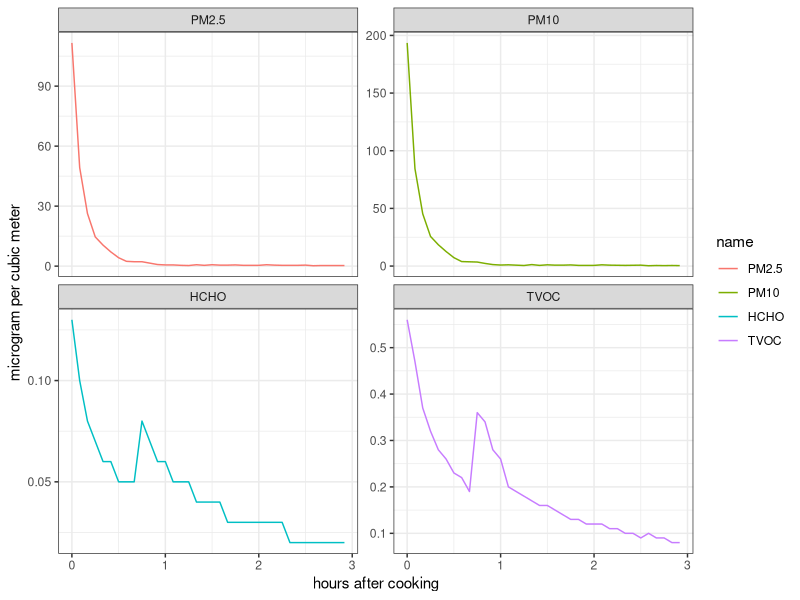
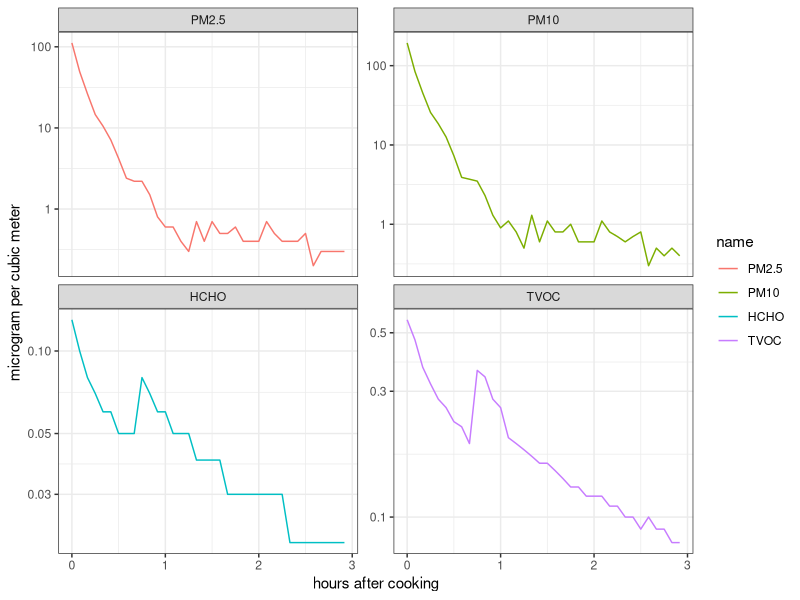
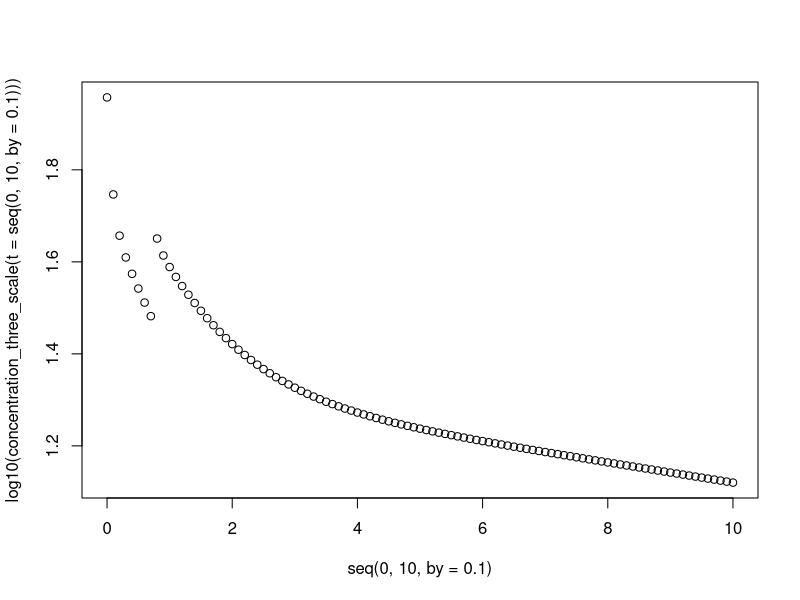
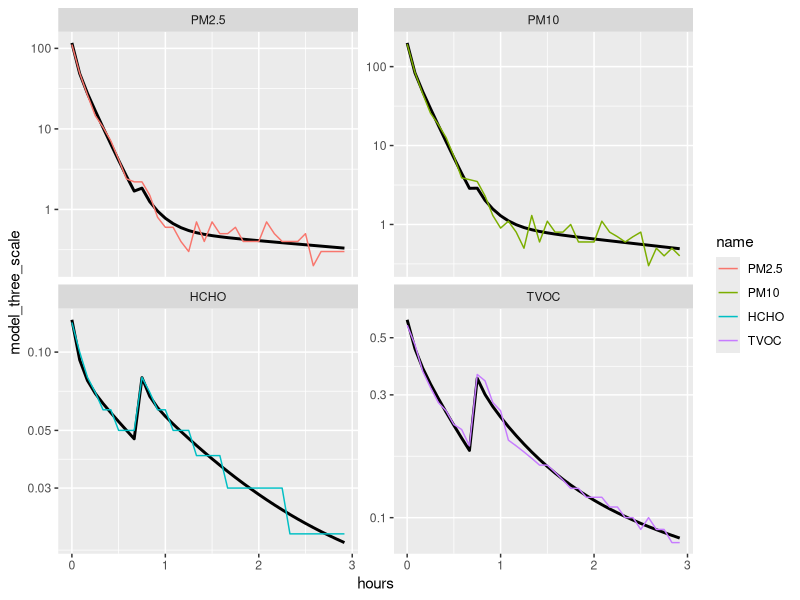
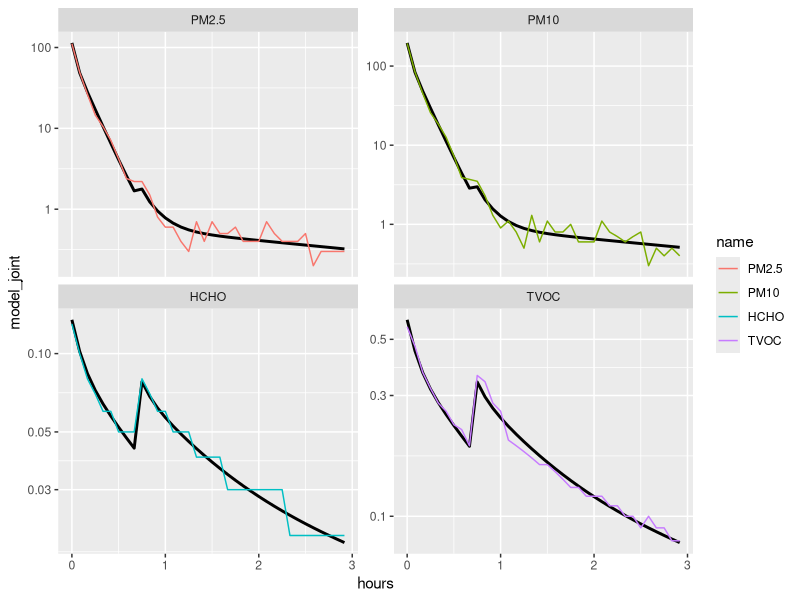
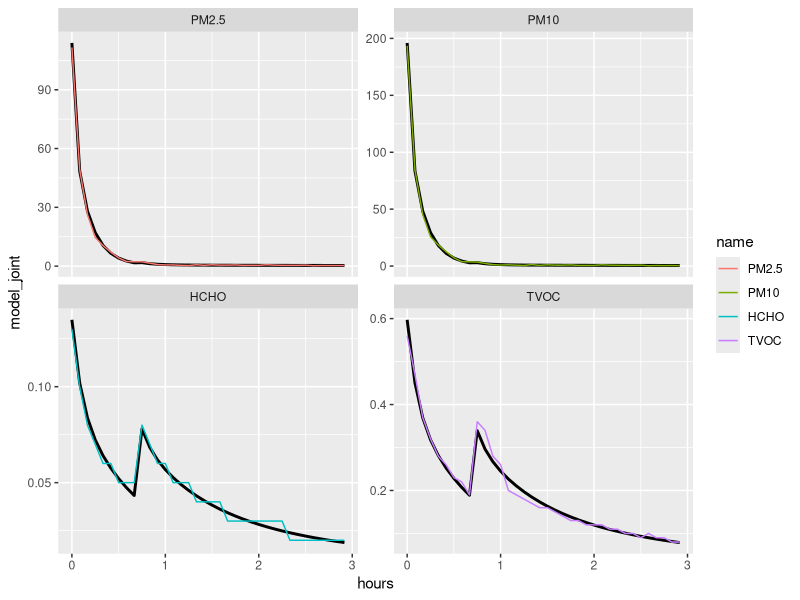
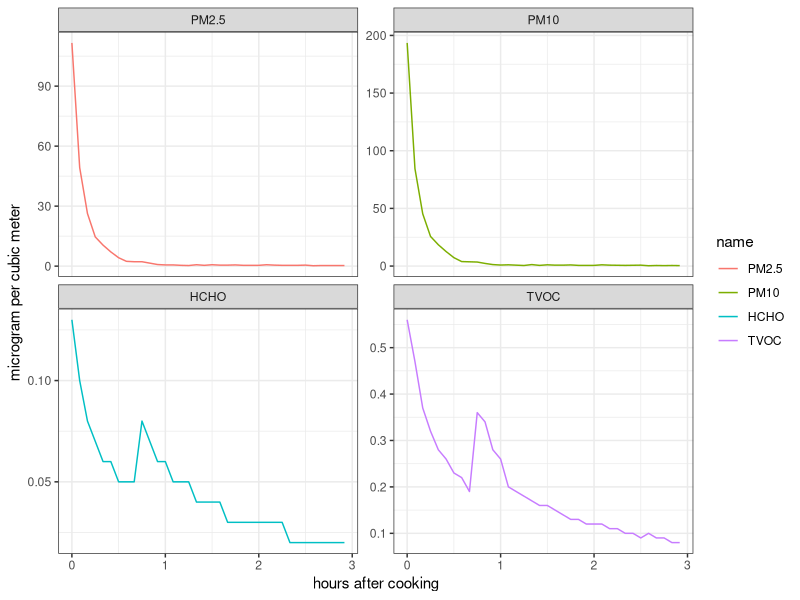
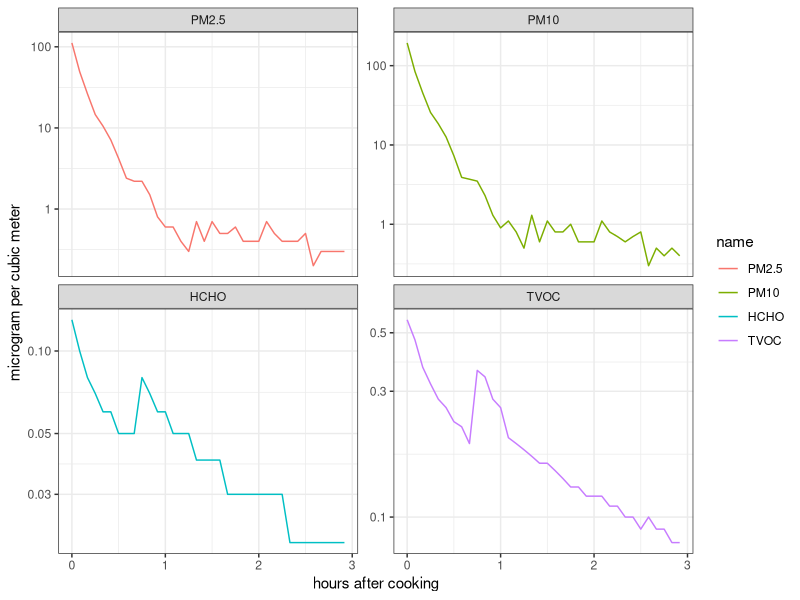

Source code (R) for these figures, in order:
# smashburger IAQ

library(tidyverse)
library(lubridate)
library(minpack.lm)

d = read_csv('smashburger_IAQ_20230305.csv') %>%
  mutate(DATE=as.POSIXct(DATE,format="%m/%d/%Y %H:%M",tz=Sys.timezone())) %>%
  select(DATE,PM2.5,PM10,HCHO,TVOC) %>%
  pivot_longer(-DATE) %>%
  mutate(hours=as.numeric(DATE-min(DATE))/3600) %>%
  mutate(name=factor(name,levels=c('PM2.5','PM10','HCHO','TVOC'))) %>%
  arrange(name) %>%
  filter(hours<3)

ggplot(d) +
  geom_line(aes(x=hours,y=value,group=name,color=name)) +
  facet_wrap('name',scale='free_y') +
  theme_bw() +
  xlab('hours after cooking') +
  ylab('microgram per cubic meter')
ggsave('concentration_vs_time.png',width = 6,height=4)

ggplot(d) +
  geom_line(aes(x=hours,y=value,group=name,color=name)) +
  facet_wrap('name',scale='free_y') +
  theme_bw() +
  xlab('hours after cooking') +
  ylab('microgram per cubic meter') +
  scale_y_continuous(trans='log10')
ggsave('log10_concentration_vs_time.png',width = 6,height=4)




concentration = function(t=seq(0,2,by=0.05),ACH,C0,S){
  Ct = (C0- S/ACH) * exp(-t*ACH) + S/ACH
  return(Ct)
}

concentration_two_scale = function(t=seq(0,2,by=0.05),ACH=8,C0=200,S=20,lambda_slow=0.5){
  Ct = (C0- S*exp(-t*lambda_slow)/ACH) * exp(-t*ACH) + S*exp(-t*lambda_slow)/ACH
  return(Ct)
}

concentration_three_scale = function(t=seq(0,2,by=0.05),ACH=1,C0=100,S=20,lambda_slow=0.05,
                                     f1=0.5,lambda_fast=15,
                                     E=0.1,te=0.75){

  Ct = (C0- S*exp(-t*lambda_slow)/ACH) * ((1-f1)*exp(-t*ACH)+f1*exp(-t*lambda_fast)) + S*exp(-t*lambda_slow)*((1-f1)/ACH+f1/lambda_fast)

  Et = E*(C0- S*exp(-(t-te)*lambda_slow)/ACH) * ((1-f1)*exp(-(t-te)*ACH)+f1*exp(-(t-te)*lambda_fast)) + S*exp(-(t-te)*lambda_slow)*((1-f1)/ACH+f1/lambda_fast)
  Et[t<te]=0
  Ct=Ct+Et

  return(Ct)
}
plot(seq(0,10,by=0.1),log10(concentration_three_scale(t=seq(0,10,by=0.1))))


d$model=as.numeric(NA)
params=matrix(NA,nrow=4,ncol=3)
rownames(params)= unique(d$name)
colnames(params)= c('ACH','peak','source')

d$model_two_scale=as.numeric(NA)
params_two_scale=matrix(NA,nrow=4,ncol=4)
rownames(params_two_scale)= unique(d$name)
colnames(params_two_scale)= c('ACH','C0','source','lambda_slow')

d$model_three_scale=as.numeric(NA)
params_three_scale=matrix(NA,nrow=4,ncol=7)
rownames(params_three_scale)= unique(d$name)
colnames(params_three_scale)= c('ACH','C0','source','lambda_slow','f1','lambda_fast','event')


for( name in levels(d$name)){
  idx = d$name==name
  tmp=d[idx,]

  m = nlsLM(value~concentration(t=hours,ACH,C0,S),
          start=list(ACH=1,C0=max(tmp$value),S=min(tmp$value)),
          data=tmp)
  d$model[idx]=predict(m)
  params[name==unique(d$name),]=coef(m)

  m2 = nlsLM(value~concentration_two_scale(t=hours,ACH,C0,S,lambda_slow),
           start=list(ACH=1,C0=max(tmp$value),S=min(tmp$value),lambda_slow=0.1),
           data=tmp,
           lower=c(1,0,0,0),
           upper=c(Inf,Inf,Inf,1))
  d$model_two_scale[idx]=predict(m2)
  params_two_scale[name==unique(d$name),]=coef(m2)

  m3 = nlsLM(log(value)~log(concentration_three_scale(t=hours,ACH,C0,S,lambda_slow,f1,lambda_fast,E)),
             start=list(ACH=6,C0=max(tmp$value),S=min(tmp$value),lambda_slow=0.3,f1=0.5,lambda_fast=25,E=0.1),
             data=tmp,
             lower=c(0.5,0,0,0,0,15,0),
             upper=c(15,Inf,Inf,1,1,Inf,0.5),
             control=nls.lm.control(maxiter=100))
  params_three_scale[name==unique(d$name),]=coef(m3)
  d$model_three_scale[idx]=exp(predict(m3))

}

params
params_two_scale # I'm not sure why this isn't fitting reasonably, but whatever, the harder one works!
params_three_scale

ggplot(d) +
  # geom_line(aes(x=hours,y=model,group=name,color=name),size=1,linetype='dashed') +
  # geom_line(aes(x=hours,y=model_two_scale,group=name,color=name),size=1,linetype='solid') +
  geom_line(aes(x=hours,y=model_three_scale,group=name),size=1,linetype='solid') +
  geom_line(aes(x=hours,y=value,group=name,color=name)) +
  facet_wrap('name',scale='free_y') +
  scale_y_continuous(trans='log10')

# sunday's daily average PM2.5 was 4.7 mu-g/m3
# ach into the house is 1/3 per hour it looks like.

joint_model = function(t=d$hours[d$name=='PM2.5'],te=0.75,
                       lambda_slow=0.05,
                       f1=0.5,
                       lambda_fast_PM=25,
                       lambda_fast_VO=6,
                       ACH_PM=1,ACH_VO=1,
                       C0_pm2=100,S_pm2=2,E_pm=0.1,
                       C0_pm10=200,S_pm10=5,
                       C0_hcho=20,S_hcho=2,E_vo=0.5,
                       C0_tvoc=30,S_tvoc=10
                       ){

  model=c(concentration_three_scale(t,ACH=ACH_PM,lambda_slow = lambda_slow,f1=f1,lambda_fast = lambda_fast_PM,
                                    C0=C0_pm2,S=S_pm2,E=E_pm),
          concentration_three_scale(t,ACH=ACH_PM,lambda_slow = lambda_slow,f1=f1,lambda_fast = lambda_fast_PM,
                                    C0=C0_pm10,S=S_pm10,  E=E_pm),
          concentration_three_scale(t,ACH=ACH_VO,lambda_slow = lambda_slow,f1=f1,lambda_fast = lambda_fast_VO,
                                    C0=C0_hcho,S=S_hcho,  E=E_vo),
          concentration_three_scale(t,ACH=ACH_VO,lambda_slow = lambda_slow,f1=f1,lambda_fast = lambda_fast_VO,
                                    C0=C0_tvoc,S=S_tvoc,  E=E_vo)
  )
  return(model)
}


m4 = nlsLM(
           log(value)~log(joint_model(t=hours[1:(nrow(d)/4)],
                                      ACH_PM=ACH_PM, ACH_VO = ACH_VO,
                                      lambda_slow=lambda_slow,f1=f1,
                                      lambda_fast_PM=lambda_fast_PM,
                                      lambda_fast_VO=lambda_fast_VO,
                                      C0_pm2=C0_pm2,S_pm2=S_pm2,E_pm=E_pm,
                                      C0_pm10=C0_pm10,S_pm10=S_pm10,
                                      C0_hcho=C0_hcho,S_hcho=S_hcho,E_vo=E_vo,
                                      C0_tvoc=C0_tvoc,S_tvoc=S_tvoc,
                                      )),
           start=list(ACH_PM=6,ACH_VO=1,
                      lambda_slow=0.3,f1=0.5,lambda_fast_PM=20,
                      lambda_fast_VO=6,
                      C0_pm2=100,S_pm2=2,E_pm=0.1,
                      C0_pm10=200,S_pm10=5,
                      C0_hcho=1,S_hcho=0.1,E_vo=0.3,
                      C0_tvoc=1,S_tvoc=0.1
                      ),
           data=d,
           lower=c(0.5,0.5, 0,0, 15,1, rep(0,10)),
           upper=c(15,15,0.5,1,Inf,Inf,rep(Inf,10)),
           control=nls.lm.control(maxiter=100))
coef(m4)
d$model_joint=exp(predict(m4))

ggplot(d) +
  geom_line(aes(x=hours,y=model_joint,group=name),size=1,linetype='solid') +
  geom_line(aes(x=hours,y=value,group=name,color=name)) +
  facet_wrap('name',scale='free_y') +
  scale_y_continuous(trans='log10')
ggsave('log10_concentration_vs_time_joint_model.png',width = 6,height=4)

ggplot(d) +
  geom_line(aes(x=hours,y=model_joint,group=name),size=1,linetype='solid') +
  geom_line(aes(x=hours,y=value,group=name,color=name)) +
  facet_wrap('name',scale='free_y')
ggsave('concentration_vs_time_joint_model.png',width = 6,height=4)
